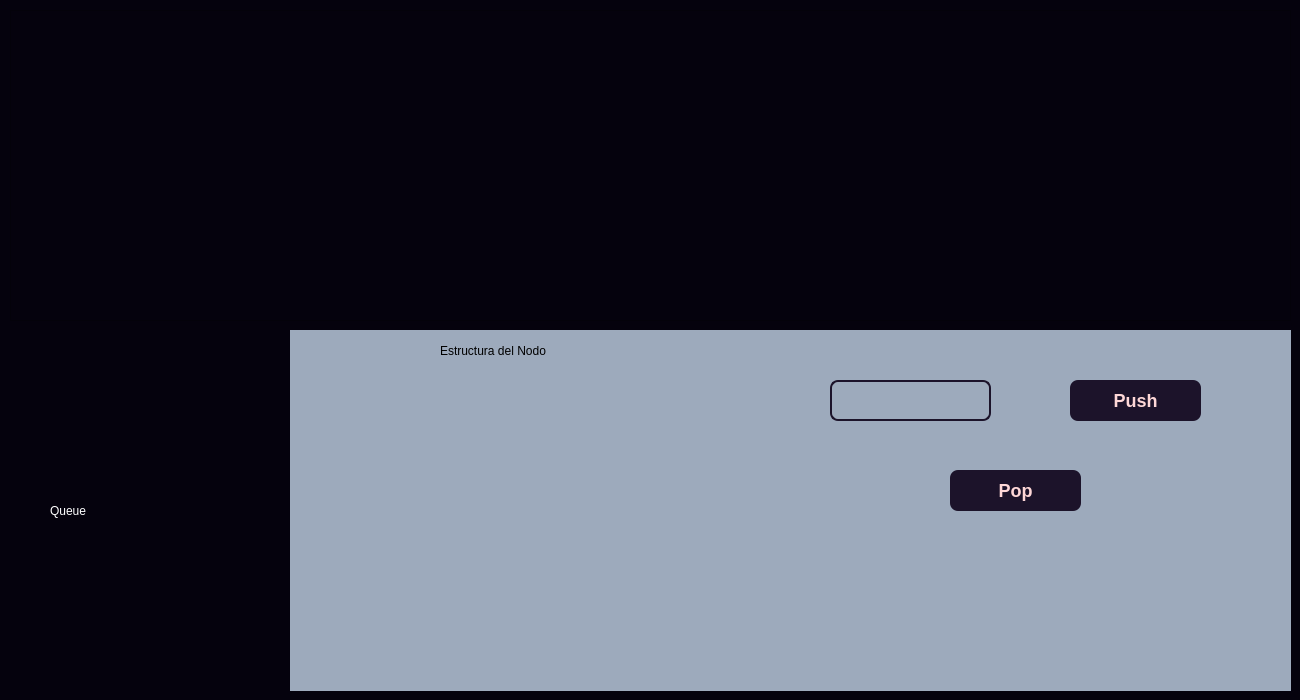
<?xml version="1.0" encoding="UTF-8"?>
<ui version="4.0">
 <class>QueueForm</class>
 <widget class="QDialog" name="QueueForm">
  <property name="geometry">
   <rect>
    <x>0</x>
    <y>0</y>
    <width>1300</width>
    <height>700</height>
   </rect>
  </property>
  <property name="windowTitle">
   <string>Dialog</string>
  </property>
  <property name="styleSheet">
   <string notr="true">background: rgb(5,2,13);</string>
  </property>
  <widget class="QScrollArea" name="scrollArea">
   <property name="geometry">
    <rect>
     <x>10</x>
     <y>10</y>
     <width>1281</width>
     <height>311</height>
    </rect>
   </property>
   <property name="widgetResizable">
    <bool>true</bool>
   </property>
   <widget class="QWidget" name="scrollAreaWidgetContents">
    <property name="geometry">
     <rect>
      <x>0</x>
      <y>0</y>
      <width>1279</width>
      <height>309</height>
     </rect>
    </property>
    <layout class="QGridLayout" name="gridLayout">
     <item row="0" column="0">
      <widget class="QLabel" name="labelGrafico">
       <property name="text">
        <string/>
       </property>
      </widget>
     </item>
    </layout>
   </widget>
  </widget>
  <widget class="QWidget" name="widget" native="true">
   <property name="geometry">
    <rect>
     <x>290</x>
     <y>330</y>
     <width>1001</width>
     <height>361</height>
    </rect>
   </property>
   <property name="styleSheet">
    <string notr="true">background: #9DAABC;</string>
   </property>
   <widget class="QPushButton" name="btnPush">
    <property name="geometry">
     <rect>
      <x>780</x>
      <y>50</y>
      <width>131</width>
      <height>41</height>
     </rect>
    </property>
    <property name="styleSheet">
     <string notr="true">QPushButton {
	background-color: rgb(28,19,42);
    border-style: outset;
    border-width: 0px;
    border-radius: 8px;
    border-color: beige;
    font: bold 18px;
	color: rgb(254,215,215);
    padding: 6px;
}</string>
    </property>
    <property name="text">
     <string>Push</string>
    </property>
   </widget>
   <widget class="QPushButton" name="btnPop">
    <property name="geometry">
     <rect>
      <x>660</x>
      <y>140</y>
      <width>131</width>
      <height>41</height>
     </rect>
    </property>
    <property name="styleSheet">
     <string notr="true">QPushButton {
	background-color: rgb(28,19,42);
    border-style: outset;
    border-width: 0px;
    border-radius: 8px;
    border-color: beige;
    font: bold 18px;
	color: rgb(254,215,215);
    padding: 6px;
}</string>
    </property>
    <property name="text">
     <string>Pop</string>
    </property>
   </widget>
   <widget class="QTextEdit" name="txtInputDato">
    <property name="geometry">
     <rect>
      <x>540</x>
      <y>50</y>
      <width>161</width>
      <height>41</height>
     </rect>
    </property>
    <property name="styleSheet">
     <string notr="true">QTextEdit{
border:2px;
border-style:solid;
border-color:rgb(28,19,42);
border-radius: 8px;
}

QTextEdit:focus {
    background-color: #DDD;
}</string>
    </property>
   </widget>
   <widget class="QLabel" name="labelCodeImg">
    <property name="geometry">
     <rect>
      <x>100</x>
      <y>50</y>
      <width>311</width>
      <height>281</height>
     </rect>
    </property>
    <property name="text">
     <string/>
    </property>
   </widget>
   <widget class="QLabel" name="label_2">
    <property name="geometry">
     <rect>
      <x>150</x>
      <y>0</y>
      <width>201</width>
      <height>41</height>
     </rect>
    </property>
    <property name="styleSheet">
     <string notr="true">background: transparent;
font: 14pt &quot;Cooper Black&quot;;
color: black;</string>
    </property>
    <property name="text">
     <string>Estructura del Nodo</string>
    </property>
    <property name="textFormat">
     <enum>Qt::AutoText</enum>
    </property>
   </widget>
  </widget>
  <widget class="QLabel" name="label">
   <property name="geometry">
    <rect>
     <x>50</x>
     <y>440</y>
     <width>181</width>
     <height>141</height>
    </rect>
   </property>
   <property name="styleSheet">
    <string notr="true">background: transparent;
font: 25pt &quot;Cooper Black&quot;;
color: white;</string>
   </property>
   <property name="text">
    <string>Queue</string>
   </property>
   <property name="textFormat">
    <enum>Qt::AutoText</enum>
   </property>
  </widget>
 </widget>
 <resources/>
 <connections/>
</ui>
